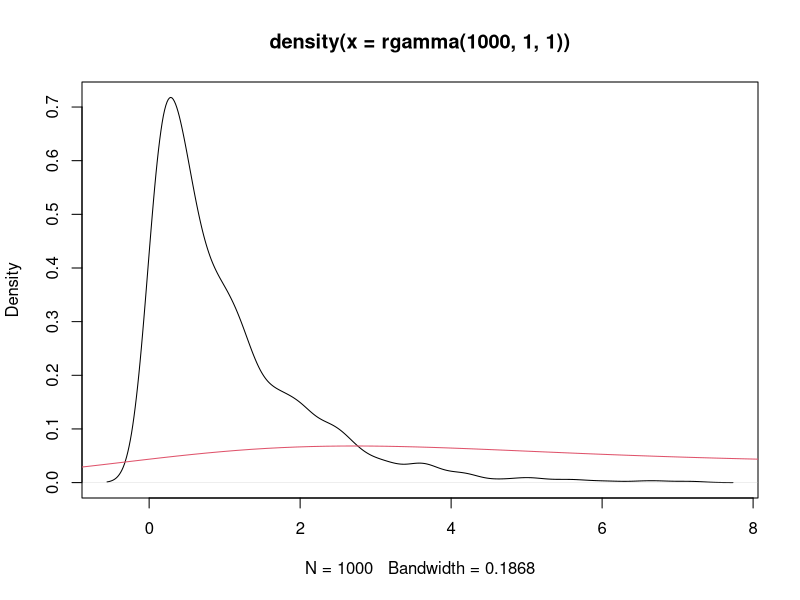
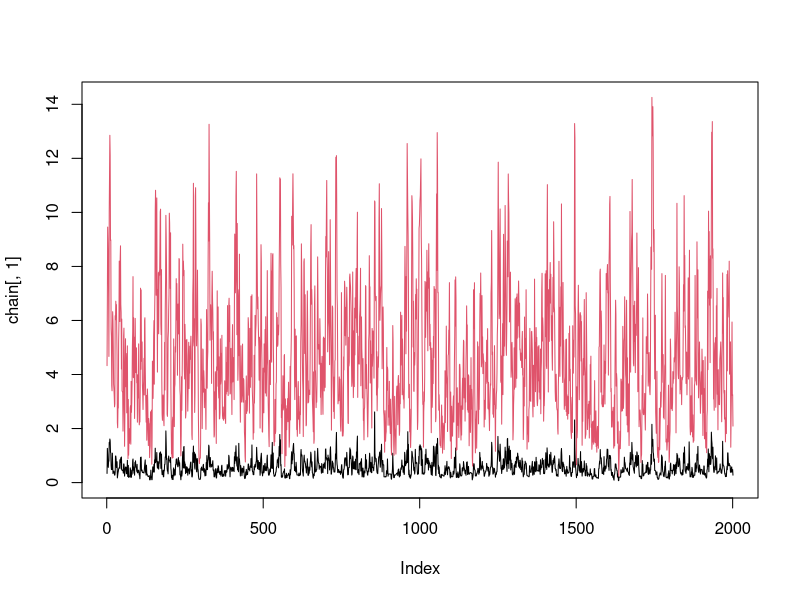
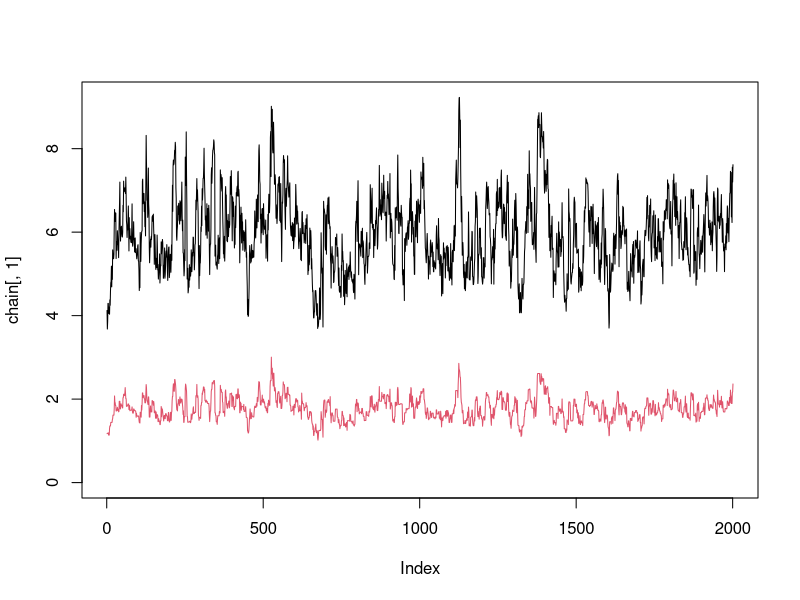
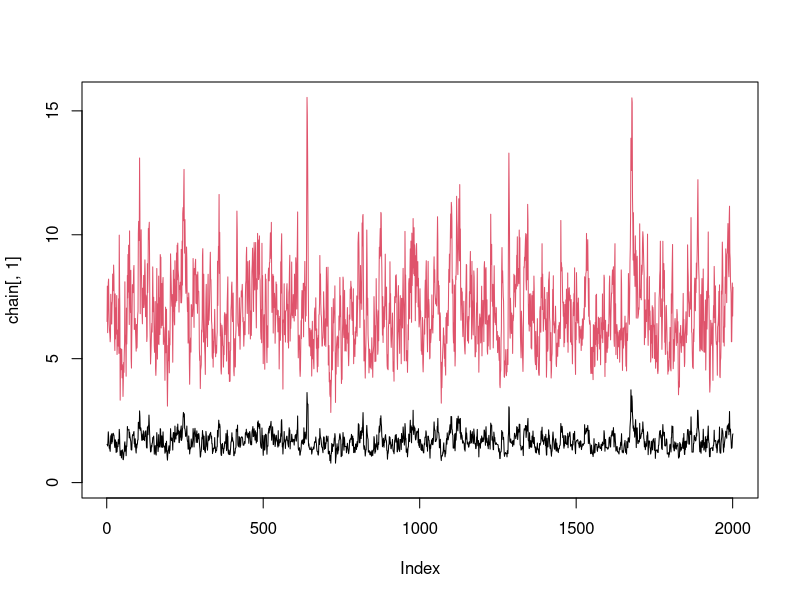
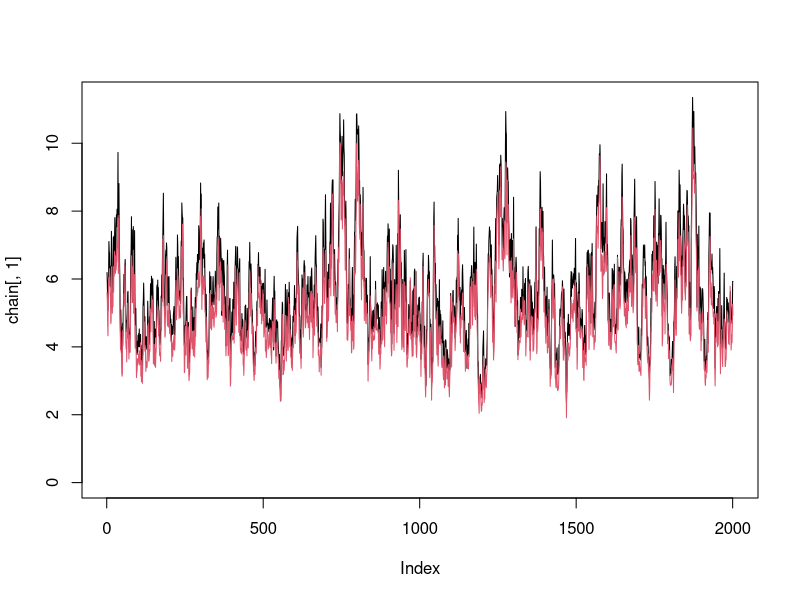
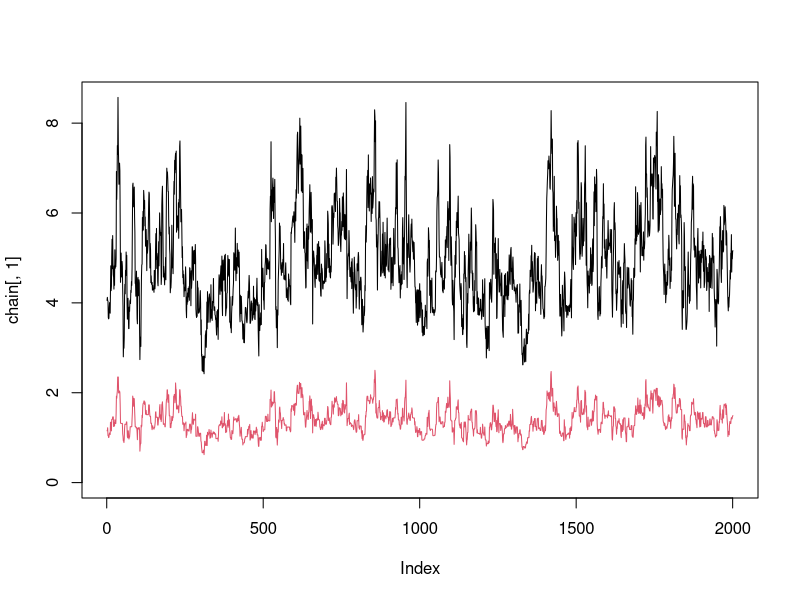
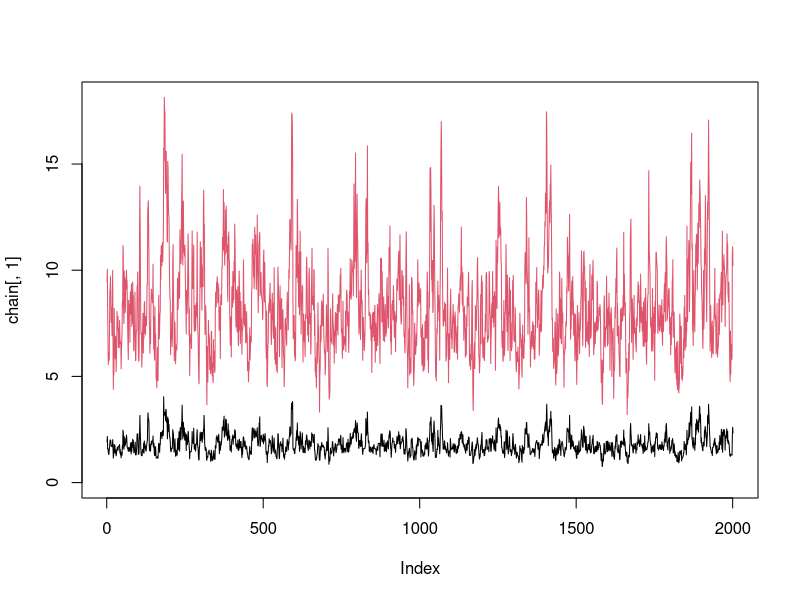
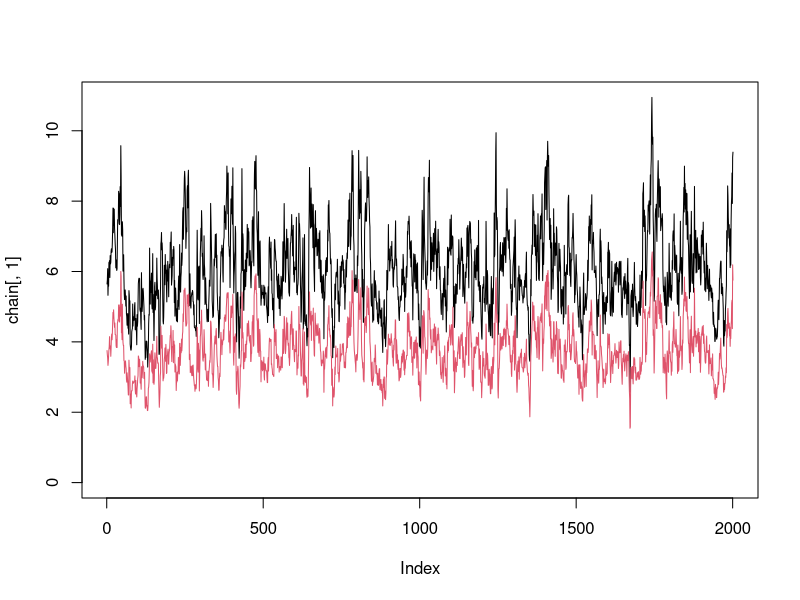

Here is the R script that generated these plots, in order: (Note: a time limit stopped this script after it produced the figures.)
## ---- chunk 1
library(ggplot2)
## ---- chunk 2
ll.nbinom <- function(par, x, d) {
  if (min(par) < 0) {
    return(Inf)
  }
  -sum(dnbinom(x, par[1], (par[2]/d)/((par[2]/d) + 1), log=TRUE))
}

lk.nbinom <- function(par, x, d, priors=list(a=c(1, 0.5), b=c(1, 0.5))) {
  if (min(par) < 0) {
    return(-Inf)
  }
  r <- par[1]
  p <- par[2]/(par[2] + d)
  sum(dnbinom(x, r, p, log=TRUE)) + dgamma(par[1], priors$a[1], priors$a[2], log=TRUE) + dgamma(par[2], priors$b[1], priors$b[2], log=TRUE)
}

rtnorm <- function(n, mean = 0, sd = 1, lower=-Inf, upper=Inf) {
  # range is a vector of two values
  
  F.a <- pnorm(lower, mean = mean, sd = sd)
  F.b <- pnorm(upper, mean = mean, sd = sd)
  
  u <- runif(n, min = F.a, max = F.b)
  
  qnorm(u, mean = mean, sd = sd)
}

metropolis <- function(target, initial, iterations=10000, warmup=2000, thin=100) {
  k <- length(initial)
  chain <- matrix(0, iterations + warmup, k)
  accepted <- 0
  
  chain[1, ] <- initial
  
  for (i in 2:(iterations + warmup)) {
    current <- chain[i - 1, ]
    candidate <- rnorm(k, mean=current, sd=1)
    # candidate <- rtnorm(k, mean=current, sd=1, lower=0, upper=)
    A <- exp(target(candidate) - target(current))
    if (runif(1) < A) {
      accepted <- accepted + 1
      chain[i, ] <- candidate
    } else {
      chain[i, ] <- current
    }
  }
  # print(accepted/(iterations+warmup))
  return(chain[seq(warmup, iterations + warmup, thin), ])
}

gibbs <- function(target, initial, iterations=10000, warmup=2000, thin=100) {
  k <- length(initial)
  chain <- matrix(0, iterations + warmup, k)
  accepted <- 0
  
  chain[1, ] <- initial
  
  for (i in 2:(iterations + warmup)) {
    current <- chain[i - 1, ]
    candidate <- chain[i - 1, ]
    for (j in 1:k) {
      candidate[j] <- rnorm(1, mean=current[j], sd=1)
      # candidate[j] <- rtnorm(1, mean=current[j], sd=1, lower=0, upper=Inf)
      A <- exp(target(candidate) - target(current))
      if (runif(1) < A) {
        current <- candidate
      } else {
        candidate <- current
      }
    }
    chain[i, ] <- current
  }
  # print(accepted/(iterations+warmup))
  return(chain[seq(warmup, iterations + warmup, thin), ])
}
## ---- chunk 3
plot(density(rgamma(1000, 1, 1)))
lines(density(rgamma(1000, 1, 0.1)), col=2)
## ---- chunk 4
n <- 100
iterations <- 100
cors_true <- rep(0, iterations)
cors_est <- rep(0, iterations)
cors_est_lb <- rep(0, iterations)
cors_est_ub <- rep(0, iterations)
mean_sampling <- rep(0, iterations)
bad_chains <- rep(0, iterations)

i <- 1

for (i in 1:iterations) {
  print(i)
  a <- runif(1, 1, 10)
  b <- runif(1, 1, 10)
  
  # Do variable sampling effort.
  mean_sampling[i] <- runif(1, 1, 20)
  d <- rpois(n, mean_sampling[i])
  d[d == 0] = 1
  
  alpha <- rgamma(n, a, b)
  alpha_hat <- rpois(n, alpha*d)/d
  
  cors_true[i] <- cor(alpha, alpha_hat)
  # cors_true[i] <- var(alpha)/var(alpha_hat)

  # parameters <- optim(c(1, 1), ll.nbinom, x=as.integer(alpha_hat * d), d=d)$par
  # a_ <- parameters[1]
  # b_ <- parameters[2]
  
  target <- function(par) lk.nbinom(par, as.integer(alpha_hat * d), d)
  chain <- gibbs(target, c(1, 1), warmup=2000, iterations=20000, thin=10)

  plot(chain[, 1], type="l", col=1, ylim=c(0, max(chain)))
  lines(chain[, 2], type="l", col=2)
    
  qt <- quantile(chain[, 2], probs=c(0.025, 0.5, 0.975))

  b_ <- qt[2]
  b_lb <- qt[1]
  b_ub <- qt[3]
  
  cors_est[i] <- sqrt(n/(n + b_ * sum(d^-1)))
  cors_est_ub[i] <- sqrt(n/(n + b_ub * sum(d^-1)))
  cors_est_lb[i] <- sqrt(n/(n + b_lb * sum(d^-1)))
}

qplot(cors_true, cors_est) +
  geom_errorbar(aes(ymin=cors_est_lb, ymax=cors_est_ub)) +
  geom_smooth() +
  geom_abline() +
  xlab("True correlation") +
  ylab("Estimated correlation")

qplot(mean_sampling, abs(cors_true - cors_est)) +
  # geom_errorbar(aes(ymin=abs(cors_true-cors_est_lb), ymax=abs(cors_true-cors_est_ub))) +
  geom_smooth()
## ---- chunk 5
a <- runif(1, 1, 10)
b <- runif(1, 1, 10)

X <- seq(0.1, 100, 0.1)

alpha <- rgamma(n, a, b)

priors <- list(a=c(1, 1), b=c(1, 1))

d <- rep(1, n)
alpha_hat <- rpois(n, alpha*d)/d
plot(X, sapply(X, function(x) lk.nbinom(c(a, x), as.integer(alpha_hat * d), d, priors=priors)), type="l", col=1)

d <- rep(10, n)
alpha_hat <- rpois(n, alpha*d)/d
lines(X, sapply(X, function(x) lk.nbinom(c(a, x), as.integer(alpha_hat * d), d, priors=priors)), type="l", col=2)

d <- rep(100, n)
alpha_hat <- rpois(n, alpha*d)/d
lines(X, sapply(X, function(x) lk.nbinom(c(a, x), as.integer(alpha_hat * d), d, priors=priors)), type="l", col=3)
## ---- chunk 6
n <- 100
iterations <- 100

mean_sampling <- rep(0, iterations)
test_statistics <- rep(0, iterations)

i <- 1

for (i in 1:iterations) {
  a <- runif(1, 1, 10)
  b <- runif(1, 1, 10)
  
  # Do variable sampling effort.
  mean_sampling[i] <- runif(1, 1, 20)
  d <- rpois(n, mean_sampling[i])
  d[d == 0] = 1
  
  alpha <- rgamma(n, a, b)
  alpha_hat <- rpois(n, alpha*d)/d
  index_diff <- alpha - alpha_hat
  # cor(index_diff, rnorm(length(index_diff), mean(index_diff), sd(index_diff)))
  qq.y <- (as.vector(quantile(index_diff, probs=seq(0, 1, 0.01))) - mean(index_diff))/sd(index_diff)
  qq.x <- as.vector(quantile(rnorm(1e4, 0, 1), probs=seq(0, 1, 0.01)))
  
  # qplot(qq.x, qq.y) +
  #   geom_abline() +
  #   geom_smooth(method="lm")
  
  test_statistics[i] <- sum(abs(qq.x - qq.y))

  # sw <- shapiro.test(alpha - alpha_hat)
  # test_statistics[i] <- sw$statistic[[1]]
}

qplot(mean_sampling, test_statistics) +
  # geom_errorbar(aes(ymin=abs(cors_true-cors_est_lb), ymax=abs(cors_true-cors_est_ub))) +
  geom_smooth() +
  xlab("Mean sampling (n)") +
  ylab("QQ normality error")
